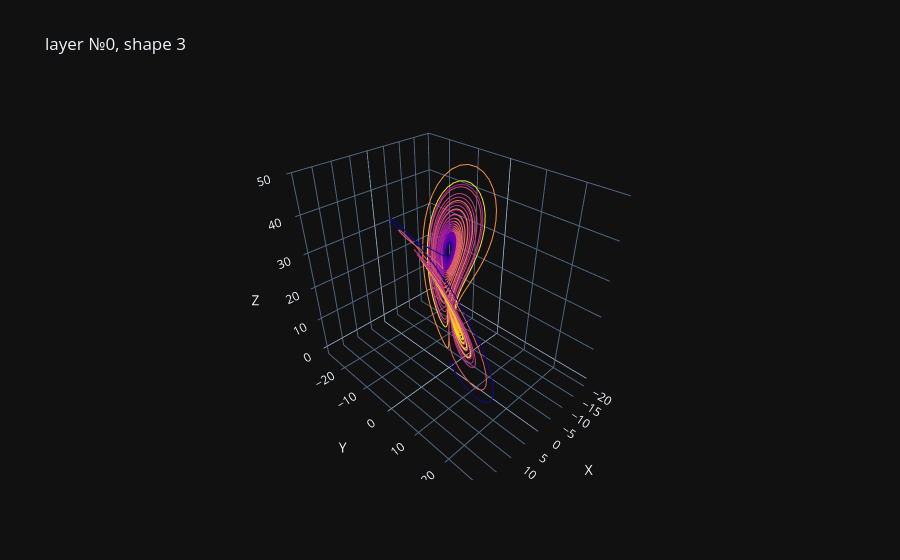
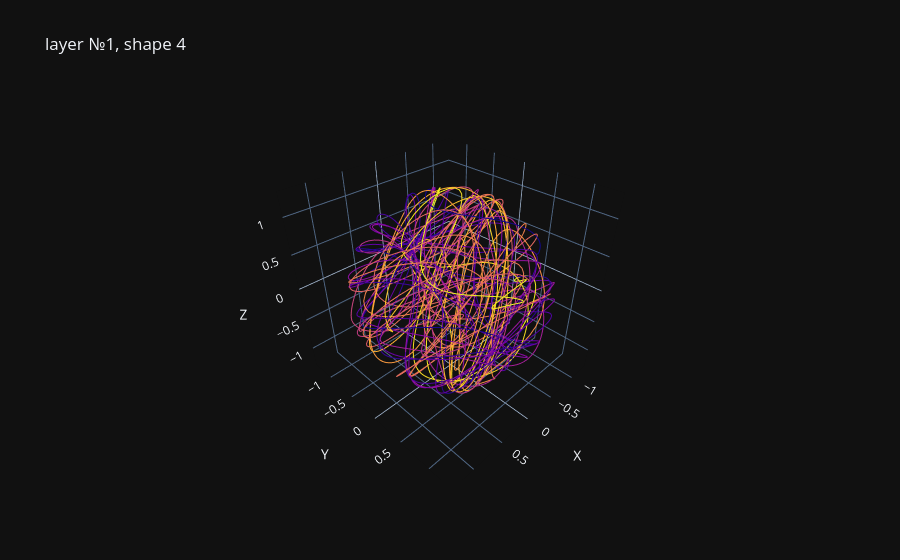
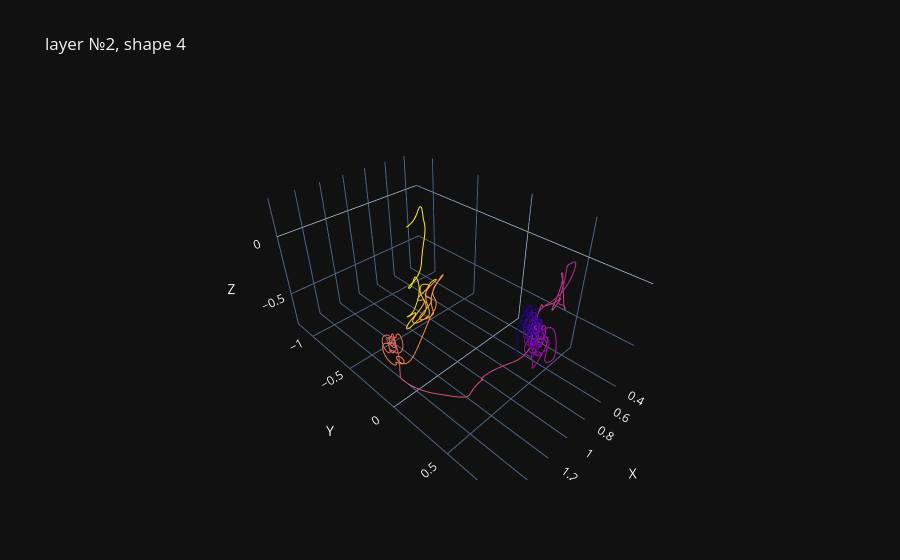
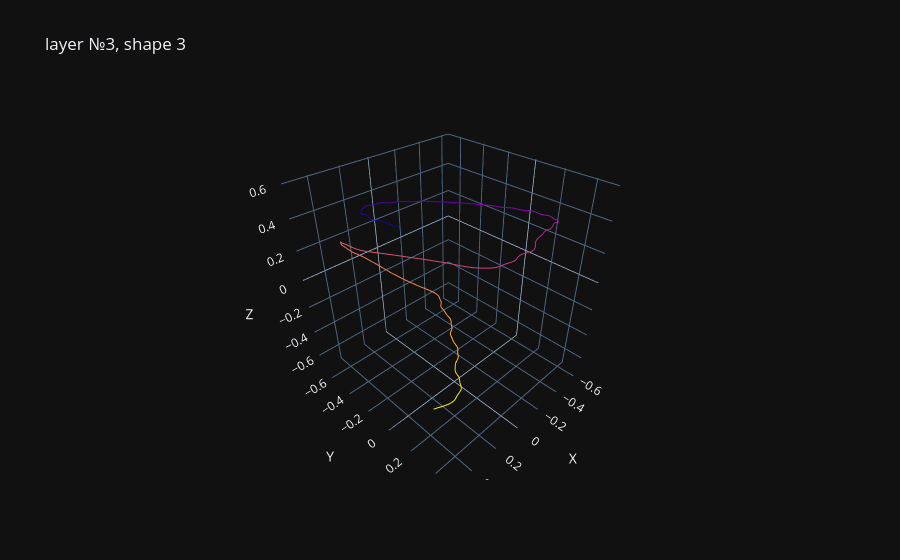

Notebook code cell kept with these figures, in order:
### Code cell
for n, l in enumerate(sys.dims):
    print(n)
    show_ev(s[n], t, title = f"layer №{n}, shape {l}", random_projections= False)

### Figure 1 — Plotly figure (JSON) as saved in the notebook; plotly's stock layout.template omitted (floating-point values rounded to 4 significant figures; data arrays with more than 128 entries replaced by an {"elided": "..."} marker saying what was removed)
{"data": [{"line": {"color": {"elided": "5000 float values"}, "width": 2}, "mode": "lines", "type": "scatter3d", "x": {"elided": "5000 float values"}, "y": {"elided": "5000 float values"}, "z": {"elided": "5000 float values"}}], "layout": {"scene": {"xaxis": {"title": {"text": "X"}}, "yaxis": {"title": {"text": "Y"}}, "zaxis": {"title": {"text": "Z"}}}, "title": {"text": "layer №0, shape 3"}}}

### Figure 2 — Plotly figure (JSON) as saved in the notebook; plotly's stock layout.template omitted (floating-point values rounded to 4 significant figures; data arrays with more than 128 entries replaced by an {"elided": "..."} marker saying what was removed)
{"data": [{"line": {"color": {"elided": "5000 float values"}, "width": 2}, "mode": "lines", "type": "scatter3d", "x": {"elided": "5000 float values"}, "y": {"elided": "5000 float values"}, "z": {"elided": "5000 float values"}}], "layout": {"scene": {"xaxis": {"title": {"text": "X"}}, "yaxis": {"title": {"text": "Y"}}, "zaxis": {"title": {"text": "Z"}}}, "title": {"text": "layer №1, shape 4"}}}

### Figure 3 — Plotly figure (JSON) as saved in the notebook; plotly's stock layout.template omitted (floating-point values rounded to 4 significant figures; data arrays with more than 128 entries replaced by an {"elided": "..."} marker saying what was removed)
{"data": [{"line": {"color": {"elided": "5000 float values"}, "width": 2}, "mode": "lines", "type": "scatter3d", "x": {"elided": "5000 float values"}, "y": {"elided": "5000 float values"}, "z": {"elided": "5000 float values"}}], "layout": {"scene": {"xaxis": {"title": {"text": "X"}}, "yaxis": {"title": {"text": "Y"}}, "zaxis": {"title": {"text": "Z"}}}, "title": {"text": "layer №2, shape 4"}}}

### Figure 4 — Plotly figure (JSON) as saved in the notebook; plotly's stock layout.template omitted (floating-point values rounded to 4 significant figures; data arrays with more than 128 entries replaced by an {"elided": "..."} marker saying what was removed)
{"data": [{"line": {"color": {"elided": "5000 float values"}, "width": 2}, "mode": "lines", "type": "scatter3d", "x": {"elided": "5000 float values"}, "y": {"elided": "5000 float values"}, "z": {"elided": "5000 float values"}}], "layout": {"scene": {"xaxis": {"title": {"text": "X"}}, "yaxis": {"title": {"text": "Y"}}, "zaxis": {"title": {"text": "Z"}}}, "title": {"text": "layer №3, shape 3"}}}
